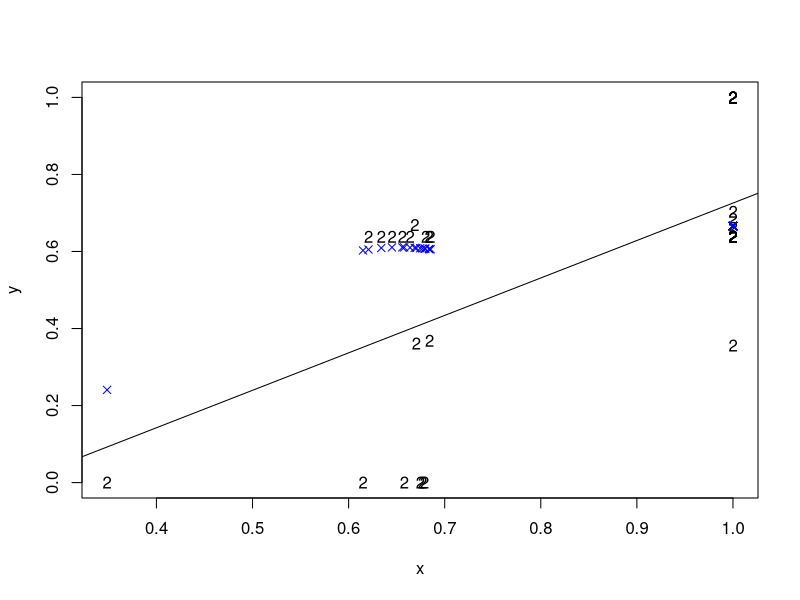
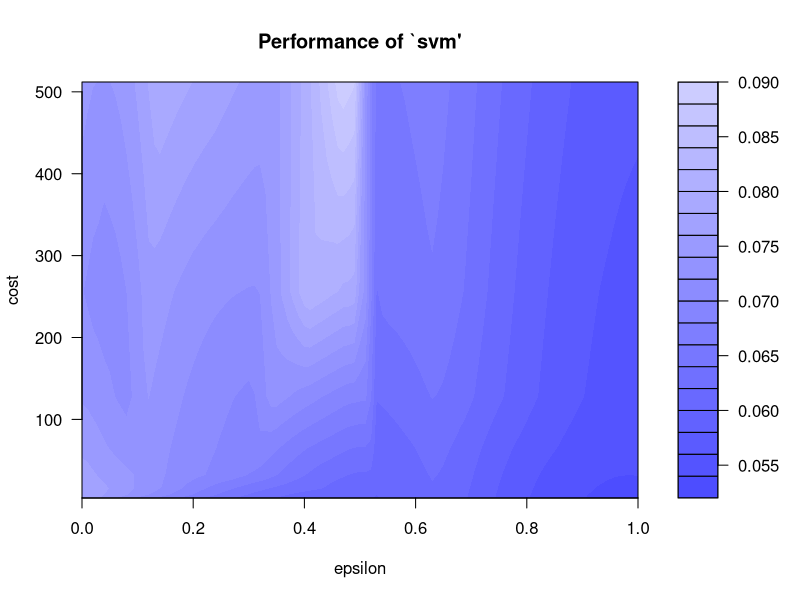
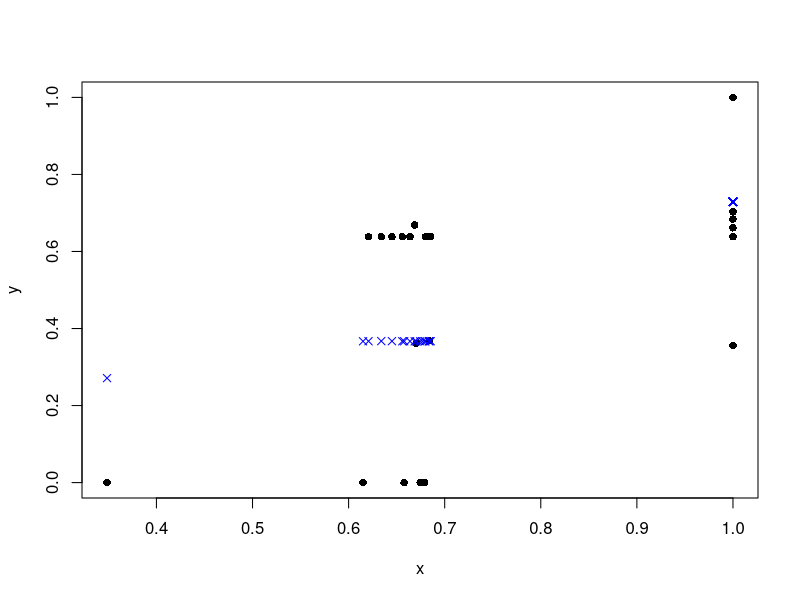

Write the R code that produced these figures, in order.
file<-read.csv("FinalKMeansDataset1.csv")
file
file<-file[-1]
file
x<-file[[1]]
x
y<-file[[2]]
y
train = data.frame(x,y)
train
plot(train,pch = 50)
model <- lm(y ~ x, train)
model
abline(model)
library(e1071)
model_svm <- svm(y ~ x , train)
model_svm
pred <- predict(model_svm, train)
pred
points(train$x, pred, col = "blue", pch=4)

error <- model$residuals
error
lm_error <- sqrt(mean(error^2)) # 3.832974
lm_error

error_2 <- train$y - pred
error_2
svm_error <- sqrt(mean(error_2^2))
svm_error

svm_tune <- tune(svm, y ~ x, data = train,
                 ranges = list(epsilon = seq(0,1,0.01), cost = 2^(2:9)))
print(svm_tune)
best_mod <- svm_tune$best.model
best_mod_pred <- predict(best_mod, train) 

error_best_mod <- train$y - best_mod_pred 

# this value can be different on your computer
# because the tune method randomly shuffles the data
best_mod_RMSE <- sqrt(mean(error_best_mod^2)) # 1.290738 

plot(svm_tune)

plot(train,pch=16)
points(train$x, best_mod_pred, col = "blue", pch=4)
